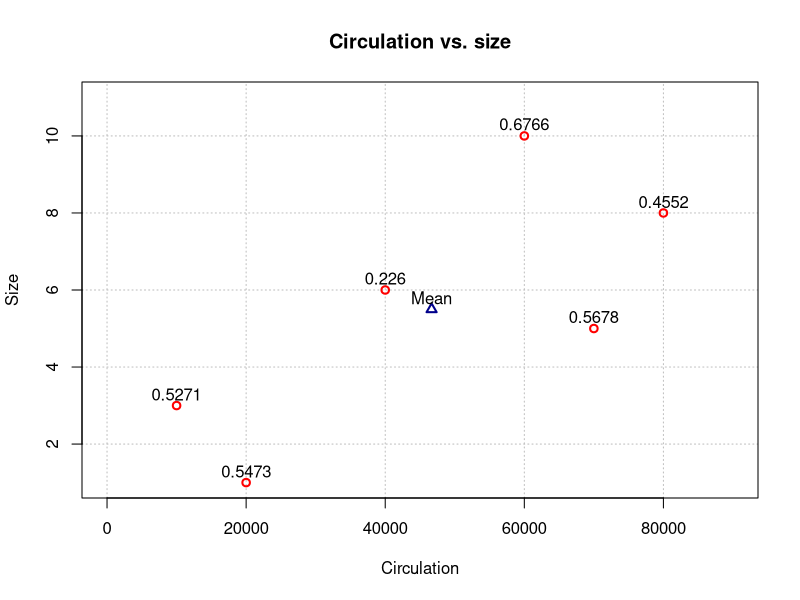

This chart was generated by the following R code:
############################################################################
# NAME:  Chris Bilder                                                      #
# DATE:  8-5-06                                                            #
# PURPOSE: Ad responses example for Chapter 10                             #
#                                                                          #
# NOTES: 1)                                                                #
#                                                                          #
############################################################################

ad.responses<-c(100, 400, 100, 300, 200, 400)
size<-c(1, 8, 3, 5, 6, 10)
circulation<-c(20000, 80000, 10000, 70000, 40000, 60000)

set1<-data.frame(ad.responses, size, circulation)
set1


mod.fit<-lm(formula = ad.responses ~ size + circulation, data = set1)
#summary(mod.fit)

h.ii<-hatvalues(model = mod.fit)
h.ii

mean(set1$circulation)
mean(set1$size)

plot(x = set1$circulation, y = set1$size, xlab = "Circulation", ylab = "Size", main = "Circulation vs. size",
     panel.first = grid(col = "gray", lty = "dotted"), lwd = 2, col = "red", xlim = c(0, 90000), ylim = c(1,11))
points(x = mean(set1$circulation), y = mean(set1$size), lwd = 2, pch = 2, col = "darkblue")
text(x = set1$circulation, y = set1$size+0.3, labels = round(h.ii,4)) 
text(x = mean(set1$circulation), y = mean(set1$size)+0.3, labels = "Mean") 








#
